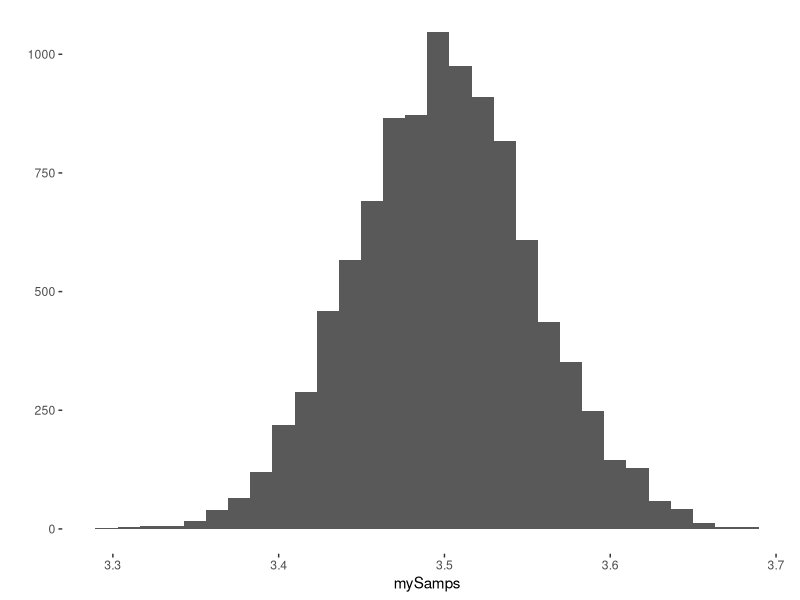

Reproduce this figure in R.
## ---- chunk 1

#---------- RSTUDIO STARTER V 2.0  --------------#
#                    -Prepared with care by  AM ;D
                
                                                                          
knitr::opts_chunk$set(echo = TRUE, 
                      message = FALSE, 
                      warning = FALSE)      
library(tidyverse)                
library(ggthemes)                    

theme_set(theme_tufte() +                                     
  theme(text=element_text(family="sans")))  

#------------------------------------------------#
## ---- chunk 2
replicate(10000, 
          mean(sample(1:6, 1000, replace = TRUE))) -> mySamps

qplot(mySamps, geom="histogram", bins=30)
## ---- chunk 3
sqrt(.2*(1-.2)/100)
## ---- chunk 4
1-pnorm(.15, .2, .04)
## ---- chunk 5
pnorm(.3, .2, .04)
## ---- chunk 6
sqrt(.65*(1-.65)/150)
## ---- chunk 7
pnorm(.5, .65, .0389444)
## ---- chunk 8
sqrt(.17*(1-.17)/200)
## ---- chunk 9
1-pnorm(.2,.17,.02656125)  #1- for right area
## ---- chunk 10
pnorm(.12,.17, .02656125)
## ---- chunk 11
sqrt(.52*(1-.52)/50)
## ---- chunk 12
pnorm(.45,.52, .0707)-pnorm(.40,.52, .0707)
## ---- chunk 13
.52*50
## ---- chunk 14
(1-.52)*50
## ---- chunk 15
.99*150

(1-.99)*150
